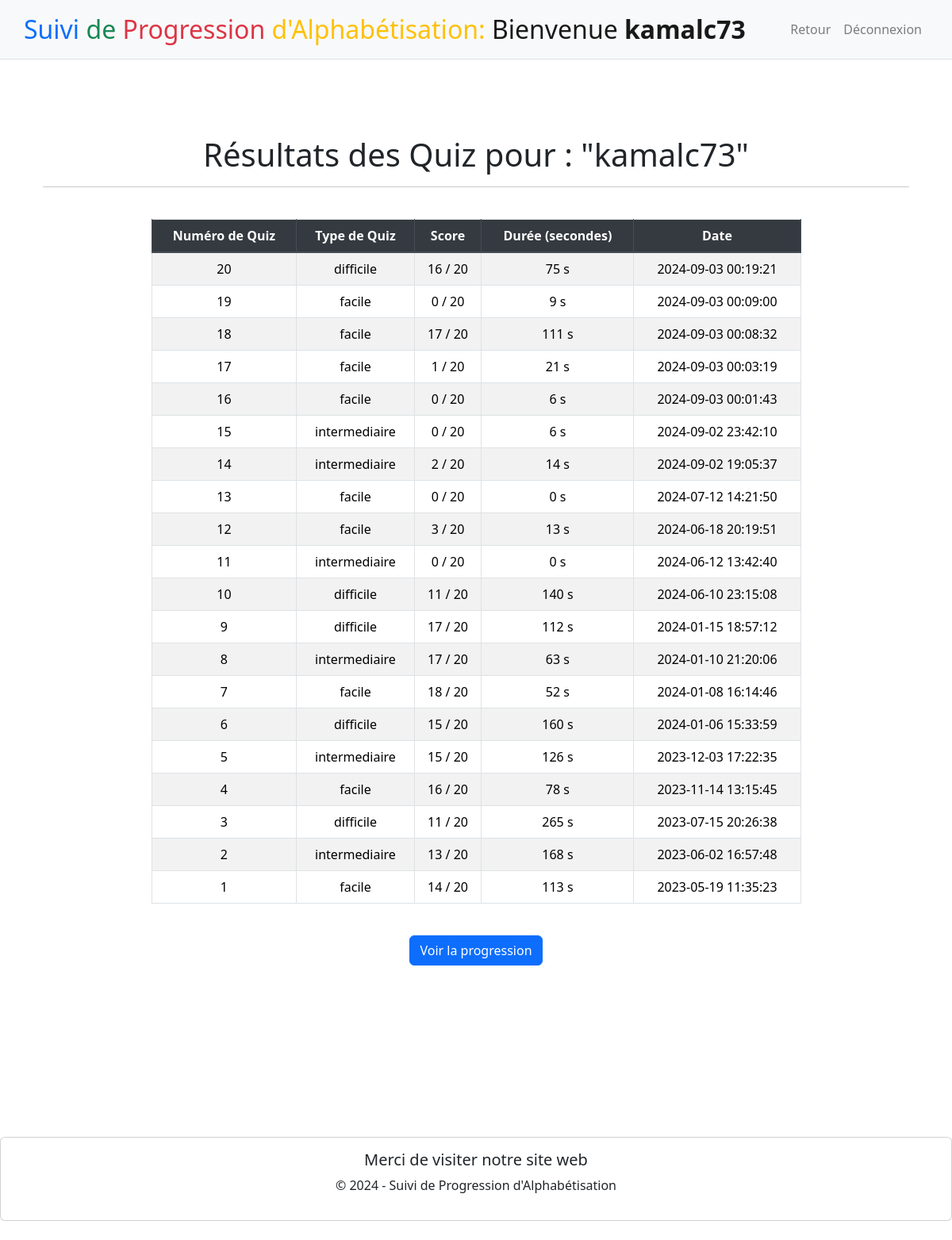
The app's page /userResultat?id=2 (signed in) with its own data.
### tables this page shows
CREATE TABLE user (
    id INTEGER PRIMARY KEY AUTOINCREMENT,
    username VARCHAR(25) NOT NULL UNIQUE,
    password VARCHAR(25) NOT NULL,
    type VARCHAR(10) NOT NULL
);

CREATE TABLE "quiz" (
    id INTEGER PRIMARY KEY AUTOINCREMENT,
    type TEXT NOT NULL,
    datetime DATETIME NOT NULL,
    duree INTEGER,
    score INTEGER,
    id_user INTEGER,
    FOREIGN KEY (id_user) REFERENCES user(id)
);

### app.py (the view)
@app.route("/userResultat", methods=["GET"])
def userResultat():
    if 'user_id' in session:
        user_id = request.args.get("id")
        if not user_id:
            return redirect(url_for('home'))
        conn = sqlite3.connect('database.db')
        cursor = conn.cursor()
        cursor.execute("SELECT username FROM user WHERE id = ?", (user_id,))
        user = cursor.fetchone()
        cursor.execute("SELECT username FROM user WHERE id = ?", (session['user_id'],))
        admin = cursor.fetchone()
        if user:
            username = user[0]
            adname = admin[0]
            cursor.execute("SELECT type, score, duree, datetime FROM quiz WHERE id_user = ? ORDER BY datetime DESC", (user_id,))
            quizzes = cursor.fetchall()
            conn.close()
            return render_template("voirResults.html", admin=adname, username=username, quizzes=quizzes)
        else:
            conn.close()
            return redirect(url_for('home'))
    else:
        return redirect(url_for('home'))

### templates/voirResults.html (shortened to what this page needs)
{% extends "layout.html" %}
{% block navLink %}
    <li class="nav-item">
        <a class="nav-link" href="{{ url_for('home') }}">Retour</a>
    </li>
{% endblock %}
{% block welcome %}
    {% if admin %}
        <span>Bienvenue <b>{{ admin }}</b></span>
    {% endif %}
{% endblock %}
{% block main %}
    <div class="container mt-5">
        <h1 class="text-center">Résultats des Quiz pour : "{{ username }}"</h1>
        <hr>
        <div class="table-container">
            {% if quizzes %}
                <table class="table table-striped table-bordered mt-4 quiz-table">
                    <thead class="thead-dark">
                        <tr>
                            <th scope="col">Numéro de Quiz</th>
                            <th scope="col">Type de Quiz</th>
                            <th scope="col">Score</th>
                            <th scope="col">Durée (secondes)</th>
                            <th scope="col">Date</th>
                        </tr>
                    </thead>
                    <tbody>
                        {% set quizzes_length = quizzes|length %}
                        {% for index in range(1, quizzes_length + 1) %}
                        <tr>
                            <td>{{ quizzes_length - index + 1 }}</td>
                            <td>{{ quizzes[index - 1][0] }}</td>
                            <td>{{ quizzes[index - 1][1] }} / 20</td>
                            <td>{{ quizzes[index - 1][2] }} s</td>
                            <td>{{ quizzes[index - 1][3] }}</td>
                        </tr>
                        {% endfor %}
                    </tbody>
                </table>
            {% endif %}
        </div>
    </div>
    <div class="text-center mt-4">
        <form action="{{ url_for('voirProgression') }}" method="GET">
            <button type="submit" class="btn btn-primary">Voir la progression</button>
        </form>
    </div>
{% endblock %}

### templates/voirResults.html (style rules this page uses)
.table-container { display: flex; justify-content: center; }
.quiz-table { max-width: 75%; width: 100%; }

### records on screen
user: username "kamalc73"
quiz: type "difficile", score "16", duree "75", datetime "2024-09-03 00:19:21"
quiz: type "facile", score "0", duree "9", datetime "2024-09-03 00:09:00"
quiz: type "facile", score "17", duree "111", datetime "2024-09-03 00:08:32"
quiz: type "facile", score "1", duree "21", datetime "2024-09-03 00:03:19"
quiz: type "facile", score "0", duree "6", datetime "2024-09-03 00:01:43"
quiz: type "intermediaire", score "0", duree "6", datetime "2024-09-02 23:42:10"
quiz: type "intermediaire", score "2", duree "14", datetime "2024-09-02 19:05:37"
quiz: type "facile", score "0", duree "0", datetime "2024-07-12 14:21:50"
quiz: type "facile", score "3", duree "13", datetime "2024-06-18 20:19:51"
quiz: type "intermediaire", score "0", duree "0", datetime "2024-06-12 13:42:40"
quiz: type "difficile", score "11", duree "140", datetime "2024-06-10 23:15:08"
quiz: type "difficile", score "17", duree "112", datetime "2024-01-15 18:57:12"
quiz: type "intermediaire", score "17", duree "63", datetime "2024-01-10 21:20:06"
quiz: type "facile", score "18", duree "52", datetime "2024-01-08 16:14:46"
quiz: type "difficile", score "15", duree "160", datetime "2024-01-06 15:33:59"
quiz: type "intermediaire", score "15", duree "126", datetime "2023-12-03 17:22:35"
quiz: type "facile", score "16", duree "78", datetime "2023-11-14 13:15:45"
quiz: type "difficile", score "11", duree "265", datetime "2023-07-15 20:26:38"
quiz: type "intermediaire", score "13", duree "168", datetime "2023-06-02 16:57:48"
quiz: type "facile", score "14", duree "113", datetime "2023-05-19 11:35:23"

### other values on screen
{{ quizzes_length - index + 1 }} "20" "19" "18" "17" "16" "15" "14" "13" "12" "11" "10" "9" "8" "7" "6" "5" "4" "3" "2" "1"
